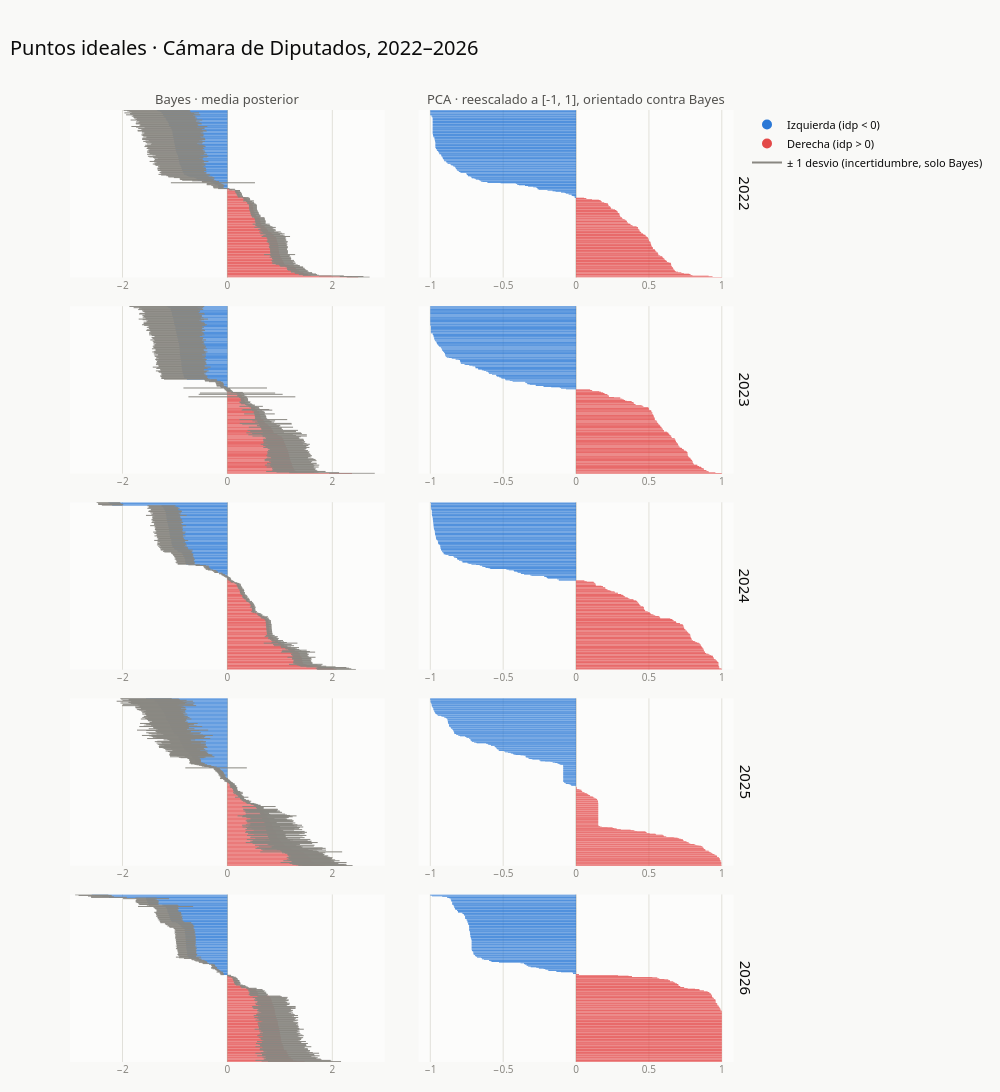

Source (notebook cell):
### Code cell
anios = sorted(df["anio"].unique())

bayes_domain = math.ceil((df["idp_bayes"].abs() + df["sd_bayes"]).max() * 10) / 10
pca_domain = 1.08

fig = make_subplots(
    rows=len(anios), cols=2,
    column_titles=["Bayes · media posterior", "PCA · reescalado a [-1, 1], orientado contra Bayes"],
    row_titles=[str(a) for a in anios],
    horizontal_spacing=0.05, vertical_spacing=0.03,
)

for i, anio in enumerate(anios, start=1):
    g = df[df["anio"] == anio]
    panel(fig, i, 1, g["nombre"], g["idp_bayes"], sd=g["sd_bayes"])
    gp = g.dropna(subset=["idp_pca"])
    panel(fig, i, 2, gp["nombre"], gp["idp_pca"])

# leyenda compartida: trazas invisibles, una sola vez
fig.add_trace(go.Scatter(x=[None], y=[None], mode="markers",
                          marker=dict(size=10, color=IZQUIERDA),
                          name="Izquierda (idp < 0)"), row=1, col=1)
fig.add_trace(go.Scatter(x=[None], y=[None], mode="markers",
                          marker=dict(size=10, color=DERECHA),
                          name="Derecha (idp > 0)"), row=1, col=1)
fig.add_trace(go.Scatter(x=[None], y=[None], mode="lines",
                          line=dict(color=WHISKER, width=2),
                          name="\u00b1 1 desvio (incertidumbre, solo Bayes)"), row=1, col=1)

for i in range(1, len(anios) + 1):
    fig.update_xaxes(range=[-bayes_domain, bayes_domain], zeroline=True,
                      zerolinecolor=BASELINE, zerolinewidth=1, gridcolor=GRID,
                      tickfont=dict(size=10, color=MUTED), row=i, col=1)
    fig.update_xaxes(range=[-pca_domain, pca_domain], zeroline=True,
                      zerolinecolor=BASELINE, zerolinewidth=1, gridcolor=GRID,
                      tickfont=dict(size=10, color=MUTED), row=i, col=2)
    for c in (1, 2):
        fig.update_yaxes(showticklabels=False, showgrid=False, zeroline=False,
                          autorange="reversed", row=i, col=c)

fig.update_annotations(font=dict(size=13, color=TEXT2))
for ann in fig.layout.annotations:
    if ann.text in [str(a) for a in anios]:
        ann.font = dict(size=15, color=TEXT)

fig.update_layout(
    title=dict(text="Puntos ideales \u00b7 C\u00e1mara de Diputados, 2022\u20132026", x=0.01,
               font=dict(size=20, color=TEXT, family=FONT)),
    font=dict(family=FONT, color=TEXT),
    paper_bgcolor=PAGE, plot_bgcolor=SURFACE,
    height=1500, width=1000,
    margin=dict(l=70, r=20, t=110, b=30),
    legend=dict(x=1.0, y=1.0, xanchor="left", yanchor="top", font=dict(size=11)),
    bargap=0.1,
)

fig.show(config={"displaylogo": False, "scrollZoom": False})

### Figure 1 — Plotly figure (JSON) as saved in the notebook; plotly's stock layout.template omitted (floating-point values rounded to 4 significant figures; data arrays with more than 128 entries replaced by an {"elided": "..."} marker saying what was removed)
{"data": [{"customdata": {"elided": "259x2 mixed values"}, "error_x": {"array": {"elided": "259 float values"}, "color": "#898781", "thickness": 1, "type": "data", "width": 0}, "hoverlabel": {"bgcolor": "#0b0b0b", "font": {"color": "#fcfcfb", "size": 12}}, "hovertemplate": "<b>%{customdata[0]}</b><br>idp = %{x:.2f} (±%{customdata[1]:.2f})<extra></extra>", "marker": {"color": {"elided": "259 str values"}, "line": {"width": 0}}, "orientation": "h", "showlegend": false, "type": "bar", "x": {"elided": "259 float values"}, "xaxis": "x", "y": {"elided": "259 int values"}, "yaxis": "y"}, {"customdata": {"elided": "258 str values"}, "hoverlabel": {"bgcolor": "#0b0b0b", "font": {"color": "#fcfcfb", "size": 12}}, "hovertemplate": "<b>%{customdata}</b><br>idp = %{x:.2f}<extra></extra>", "marker": {"color": {"elided": "258 str values"}, "line": {"width": 0}}, "orientation": "h", "showlegend": false, "type": "bar", "x": {"elided": "258 float values"}, "xaxis": "x2", "y": {"elided": "258 int values"}, "yaxis": "y2"}, {"customdata": {"elided": "265x2 mixed values"}, "error_x": {"array": {"elided": "265 float values"}, "color": "#898781", "thickness": 1, "type": "data", "width": 0}, "hoverlabel": {"bgcolor": "#0b0b0b", "font": {"color": "#fcfcfb", "size": 12}}, "hovertemplate": "<b>%{customdata[0]}</b><br>idp = %{x:.2f} (±%{customdata[1]:.2f})<extra></extra>", "marker": {"color": {"elided": "265 str values"}, "line": {"width": 0}}, "orientation": "h", "showlegend": false, "type": "bar", "x": {"elided": "265 float values"}, "xaxis": "x3", "y": {"elided": "265 int values"}, "yaxis": "y3"}, {"customdata": {"elided": "264 str values"}, "hoverlabel": {"bgcolor": "#0b0b0b", "font": {"color": "#fcfcfb", "size": 12}}, "hovertemplate": "<b>%{customdata}</b><br>idp = %{x:.2f}<extra></extra>", "marker": {"color": {"elided": "264 str values"}, "line": {"width": 0}}, "orientation": "h", "showlegend": false, "type": "bar", "x": {"elided": "264 float values"}, "xaxis": "x4", "y": {"elided": "264 int values"}, "yaxis": "y4"}, {"customdata": {"elided": "261x2 mixed values"}, "error_x": {"array": {"elided": "261 float values"}, "color": "#898781", "thickness": 1, "type": "data", "width": 0}, "hoverlabel": {"bgcolor": "#0b0b0b", "font": {"color": "#fcfcfb", "size": 12}}, "hovertemplate": "<b>%{customdata[0]}</b><br>idp = %{x:.2f} (±%{customdata[1]:.2f})<extra></extra>", "marker": {"color": {"elided": "261 str values"}, "line": {"width": 0}}, "orientation": "h", "showlegend": false, "type": "bar", "x": {"elided": "261 float values"}, "xaxis": "x5", "y": {"elided": "261 int values"}, "yaxis": "y5"}, {"customdata": {"elided": "261 str values"}, "hoverlabel": {"bgcolor": "#0b0b0b", "font": {"color": "#fcfcfb", "size": 12}}, "hovertemplate": "<b>%{customdata}</b><br>idp = %{x:.2f}<extra></extra>", "marker": {"color": {"elided": "261 str values"}, "line": {"width": 0}}, "orientation": "h", "showlegend": false, "type": "bar", "x": {"elided": "261 float values"}, "xaxis": "x6", "y": {"elided": "261 int values"}, "yaxis": "y6"}, {"customdata": {"elided": "377x2 mixed values"}, "error_x": {"array": {"elided": "377 float values"}, "color": "#898781", "thickness": 1, "type": "data", "width": 0}, "hoverlabel": {"bgcolor": "#0b0b0b", "font": {"color": "#fcfcfb", "size": 12}}, "hovertemplate": "<b>%{customdata[0]}</b><br>idp = %{x:.2f} (±%{customdata[1]:.2f})<extra></extra>", "marker": {"color": {"elided": "377 str values"}, "line": {"width": 0}}, "orientation": "h", "showlegend": false, "type": "bar", "x": {"elided": "377 float values"}, "xaxis": "x7", "y": {"elided": "377 int values"}, "yaxis": "y7"}, {"customdata": {"elided": "376 str values"}, "hoverlabel": {"bgcolor": "#0b0b0b", "font": {"color": "#fcfcfb", "size": 12}}, "hovertemplate": "<b>%{customdata}</b><br>idp = %{x:.2f}<extra></extra>", "marker": {"color": {"elided": "376 str values"}, "line": {"width": 0}}, "orientation": "h", "showlegend": false, "type": "bar", "x": {"elided": "376 float values"}, "xaxis": "x8", "y": {"elided": "376 int values"}, "yaxis": "y8"}, {"customdata": {"elided": "258x2 mixed values"}, "error_x": {"array": {"elided": "258 float values"}, "color": "#898781", "thickness": 1, "type": "data", "width": 0}, "hoverlabel": {"bgcolor": "#0b0b0b", "font": {"color": "#fcfcfb", "size": 12}}, "hovertemplate": "<b>%{customdata[0]}</b><br>idp = %{x:.2f} (±%{customdata[1]:.2f})<extra></extra>", "marker": {"color": {"elided": "258 str values"}, "line": {"width": 0}}, "orientation": "h", "showlegend": false, "type": "bar", "x": {"elided": "258 float values"}, "xaxis": "x9", "y": {"elided": "258 int values"}, "yaxis": "y9"}, {"customdata": {"elided": "258 str values"}, "hoverlabel": {"bgcolor": "#0b0b0b", "font": {"color": "#fcfcfb", "size": 12}}, "hovertemplate": "<b>%{customdata}</b><br>idp = %{x:.2f}<extra></extra>", "marker": {"color": {"elided": "258 str values"}, "line": {"width": 0}}, "orientation": "h", "showlegend": false, "type": "bar", "x": {"elided": "258 float values"}, "xaxis": "x10", "y": {"elided": "258 int values"}, "yaxis": "y10"}, {"marker": {"color": "#2a78d6", "size": 10}, "mode": "markers", "name": "Izquierda (idp < 0)", "type": "scatter", "x": [null], "xaxis": "x", "y": [null], "yaxis": "y"}, {"marker": {"color": "#e34948", "size": 10}, "mode": "markers", "name": "Derecha (idp > 0)", "type": "scatter", "x": [null], "xaxis": "x", "y": [null], "yaxis": "y"}, {"line": {"color": "#898781", "width": 2}, "mode": "lines", "name": "± 1 desvio (incertidumbre, solo Bayes)", "type": "scatter", "x": [null], "xaxis": "x", "y": [null], "yaxis": "y"}], "layout": {"annotations": [{"font": {"color": "#52514e", "size": 13}, "showarrow": false, "text": "Bayes · media posterior", "x": 0.2325, "xanchor": "center", "xref": "paper", "y": 1, "yanchor": "bottom", "yref": "paper"}, {"font": {"color": "#52514e", "size": 13}, "showarrow": false, "text": "PCA · reescalado a [-1, 1], orientado contra Bayes", "x": 0.7475, "xanchor": "center", "xref": "paper", "y": 1, "yanchor": "bottom", "yref": "paper"}, {"font": {"color": "#0b0b0b", "size": 15}, "showarrow": false, "text": "2022", "textangle": 90, "x": 0.98, "xanchor": "left", "xref": "paper", "y": 0.912, "yanchor": "middle", "yref": "paper"}, {"font": {"color": "#0b0b0b", "size": 15}, "showarrow": false, "text": "2023", "textangle": 90, "x": 0.98, "xanchor": "left", "xref": "paper", "y": 0.706, "yanchor": "middle", "yref": "paper"}, {"font": {"color": "#0b0b0b", "size": 15}, "showarrow": false, "text": "2024", "textangle": 90, "x": 0.98, "xanchor": "left", "xref": "paper", "y": 0.5, "yanchor": "middle", "yref": "paper"}, {"font": {"color": "#0b0b0b", "size": 15}, "showarrow": false, "text": "2025", "textangle": 90, "x": 0.98, "xanchor": "left", "xref": "paper", "y": 0.294, "yanchor": "middle", "yref": "paper"}, {"font": {"color": "#0b0b0b", "size": 15}, "showarrow": false, "text": "2026", "textangle": 90, "x": 0.98, "xanchor": "left", "xref": "paper", "y": 0.088, "yanchor": "middle", "yref": "paper"}], "bargap": 0.1, "font": {"color": "#0b0b0b", "family": "system-ui, -apple-system, 'Segoe UI', sans-serif"}, "height": 1500, "legend": {"font": {"size": 11}, "x": 1, "xanchor": "left", "y": 1, "yanchor": "top"}, "margin": {"b": 30, "l": 70, "r": 20, "t": 110}, "paper_bgcolor": "#f9f9f7", "plot_bgcolor": "#fcfcfb", "title": {"font": {"color": "#0b0b0b", "family": "system-ui, -apple-system, 'Segoe UI', sans-serif", "size": 20}, "text": "Puntos ideales · Cámara de Diputados, 2022–2026", "x": 0.01}, "width": 1000, "xaxis": {"anchor": "y", "domain": [0, 0.465], "gridcolor": "#e1e0d9", "range": [-3, 3], "tickfont": {"color": "#898781", "size": 10}, "zeroline": true, "zerolinecolor": "#c3c2b7", "zerolinewidth": 1}, "xaxis10": {"anchor": "y10", "domain": [0.515, 0.98], "gridcolor": "#e1e0d9", "range": [-1.08, 1.08], "tickfont": {"color": "#898781", "size": 10}, "zeroline": true, "zerolinecolor": "#c3c2b7", "zerolinewidth": 1}, "xaxis2": {"anchor": "y2", "domain": [0.515, 0.98], "gridcolor": "#e1e0d9", "range": [-1.08, 1.08], "tickfont": {"color": "#898781", "size": 10}, "zeroline": true, "zerolinecolor": "#c3c2b7", "zerolinewidth": 1}, "xaxis3": {"anchor": "y3", "domain": [0, 0.465], "gridcolor": "#e1e0d9", "range": [-3, 3], "tickfont": {"color": "#898781", "size": 10}, "zeroline": true, "zerolinecolor": "#c3c2b7", "zerolinewidth": 1}, "xaxis4": {"anchor": "y4", "domain": [0.515, 0.98], "gridcolor": "#e1e0d9", "range": [-1.08, 1.08], "tickfont": {"color": "#898781", "size": 10}, "zeroline": true, "zerolinecolor": "#c3c2b7", "zerolinewidth": 1}, "xaxis5": {"anchor": "y5", "domain": [0, 0.465], "gridcolor": "#e1e0d9", "range": [-3, 3], "tickfont": {"color": "#898781", "size": 10}, "zeroline": true, "zerolinecolor": "#c3c2b7", "zerolinewidth": 1}, "xaxis6": {"anchor": "y6", "domain": [0.515, 0.98], "gridcolor": "#e1e0d9", "range": [-1.08, 1.08], "tickfont": {"color": "#898781", "size": 10}, "zeroline": true, "zerolinecolor": "#c3c2b7", "zerolinewidth": 1}, "xaxis7": {"anchor": "y7", "domain": [0, 0.465], "gridcolor": "#e1e0d9", "range": [-3, 3], "tickfont": {"color": "#898781", "size": 10}, "zeroline": true, "zerolinecolor": "#c3c2b7", "zerolinewidth": 1}, "xaxis8": {"anchor": "y8", "domain": [0.515, 0.98], "gridcolor": "#e1e0d9", "range": [-1.08, 1.08], "tickfont": {"color": "#898781", "size": 10}, "zeroline": true, "zerolinecolor": "#c3c2b7", "zerolinewidth": 1}, "xaxis9": {"anchor": "y9", "domain": [0, 0.465], "gridcolor": "#e1e0d9", "range": [-3, 3], "tickfont": {"color": "#898781", "size": 10}, "zeroline": true, "zerolinecolor": "#c3c2b7", "zerolinewidth": 1}, "yaxis": {"anchor": "x", "autorange": "reversed", "domain": [0.824, 1], "showgrid": false, "showticklabels": false, "zeroline": false}, "yaxis10": {"anchor": "x10", "autorange": "reversed", "domain": [0, 0.176], "showgrid": false, "showticklabels": false, "zeroline": false}, "yaxis2": {"anchor": "x2", "autorange": "reversed", "domain": [0.824, 1], "showgrid": false, "showticklabels": false, "zeroline": false}, "yaxis3": {"anchor": "x3", "autorange": "reversed", "domain": [0.618, 0.794], "showgrid": false, "showticklabels": false, "zeroline": false}, "yaxis4": {"anchor": "x4", "autorange": "reversed", "domain": [0.618, 0.794], "showgrid": false, "showticklabels": false, "zeroline": false}, "yaxis5": {"anchor": "x5", "autorange": "reversed", "domain": [0.412, 0.588], "showgrid": false, "showticklabels": false, "zeroline": false}, "yaxis6": {"anchor": "x6", "autorange": "reversed", "domain": [0.412, 0.588], "showgrid": false, "showticklabels": false, "zeroline": false}, "yaxis7": {"anchor": "x7", "autorange": "reversed", "domain": [0.206, 0.382], "showgrid": false, "showticklabels": false, "zeroline": false}, "yaxis8": {"anchor": "x8", "autorange": "reversed", "domain": [0.206, 0.382], "showgrid": false, "showticklabels": false, "zeroline": false}, "yaxis9": {"anchor": "x9", "autorange": "reversed", "domain": [0, 0.176], "showgrid": false, "showticklabels": false, "zeroline": false}}}
